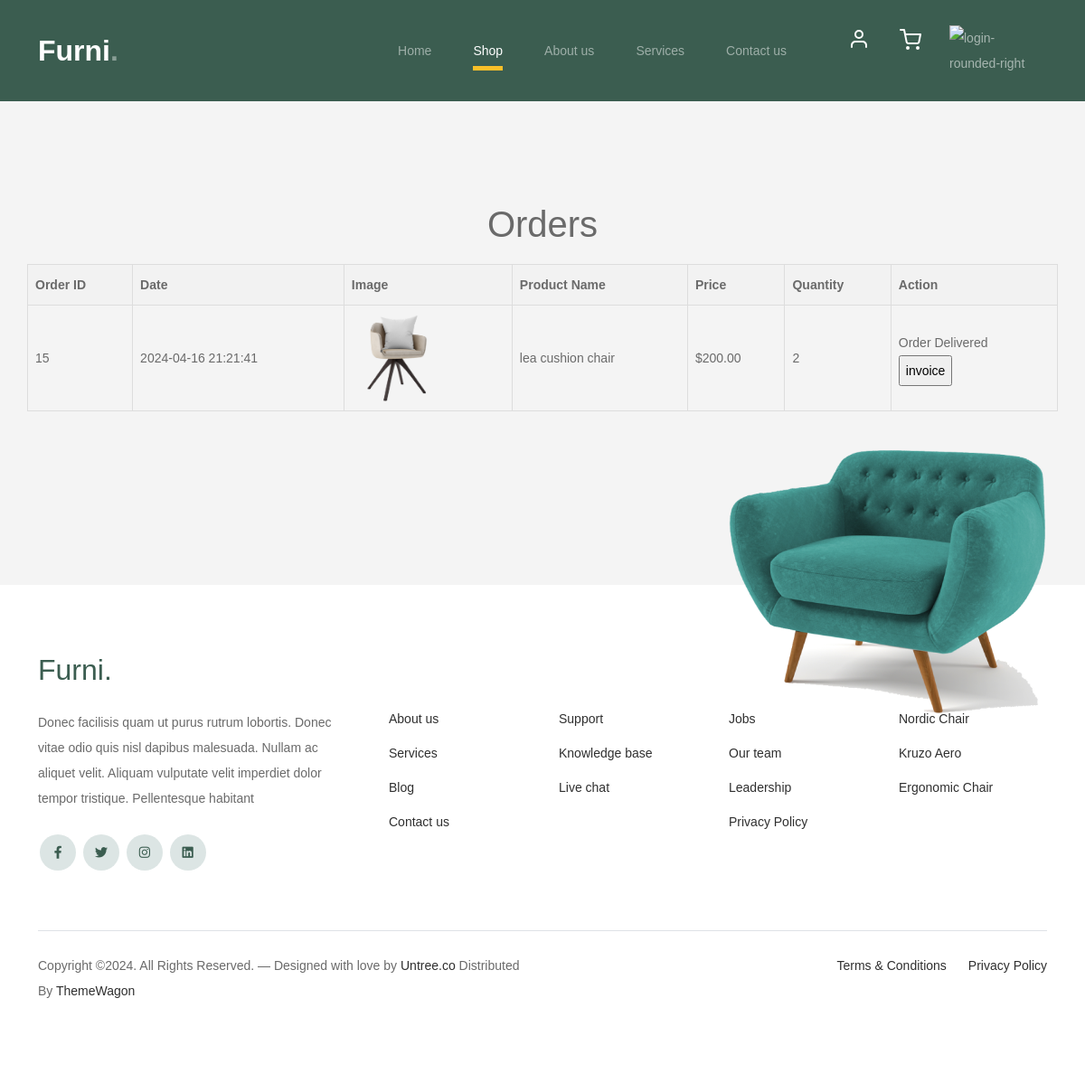
/user/dummy.php (signed in), run on the app's committed database.
### tables this page shows
CREATE TABLE `orders` (
  `order_id` int(11) NOT NULL,
  `user_id` int(11) DEFAULT NULL,
  `order_date` timestamp NOT NULL DEFAULT current_timestamp(),
  `total_price` decimal(10,2) DEFAULT NULL,
  `shipping_name` varchar(100) DEFAULT NULL,
  `shipping_email` varchar(100) DEFAULT NULL,
  `shipping_phone` varchar(20) DEFAULT NULL,
  `shipping_address` varchar(255) DEFAULT NULL,
  `shipping_state` varchar(50) DEFAULT NULL,
  `shipping_pincode` varchar(20) DEFAULT NULL,
  `payment_method` varchar(50) DEFAULT NULL
);

CREATE TABLE `products` (
  `product_id` int(11) NOT NULL,
  `product_name` varchar(255) NOT NULL,
  `product_description` text DEFAULT NULL,
  `product_price` decimal(10,2) NOT NULL,
  `product_image` varchar(256) NOT NULL
);

CREATE TABLE `order_items` (
  `order_item_id` int(11) NOT NULL,
  `order_id` int(11) DEFAULT NULL,
  `product_id` int(11) DEFAULT NULL,
  `quantity` int(11) DEFAULT NULL,
  `price` decimal(10,2) DEFAULT NULL
);

### user/dummy.php (the view, shortened to what this page needs)
<?php
                $conn = new mysqli("localhost", "alhad", "1234", "main");
                $user_id = $_SESSION['user_id'];
                $sql = "SELECT orders.order_id, orders.order_date, orders.total_price,
                            products.product_image, products.product_name, order_items.quantity,
                            delivery.delivered
                        FROM orders
                        LEFT JOIN order_items ON orders.order_id = order_items.order_id
                        LEFT JOIN products ON order_items.product_id = products.product_id
                        LEFT JOIN delivery ON orders.order_id = delivery.order_id
                        WHERE orders.user_id = $user_id";
                $result = $conn->query($sql);
                ?>
<!DOCTYPE html>
<html lang="en">
<head>
    <?php include('..\include\head.php');?>
</head>
<body>
    <?php include('..\include\header.php');?>
    <div class="untree_co-section product-section before-footer-section">
        <div class="container">
            <div class="row">
               <?php
                if ($result === false) {
                    echo "Error: " . $conn->error;
                } else {
                    if ($result->num_rows > 0) {
                        echo "<h1>Orders</h1>";
                        echo "<table>";
                        echo "<tr><th>Order ID</th><th>Date</th><th>Image</th><th>Product Name</th><th>Price</th><th>Quantity</th><th>Action</th></tr>";
                        while ($row = $result->fetch_assoc()) {
                            echo "<tr>";
                            echo "<td>" . $row['order_id'] . "</td>";
                            echo "<td>" . $row['order_date'] . "</td>";
                            echo "<td><img src='" . $row['product_image'] . "' alt='Product Image'></td>";
                            echo "<td>" . $row['product_name'] . "</td>";
                            echo "<td>$" . $row['total_price'] . "</td>";
                            echo "<td>" . $row['quantity'] . "</td>";
                            if ($row['delivered'] == 0) {
                                echo "<td><button onclick='cancelOrder(" . $row['order_id'] . ")'>Cancel Order</button></td>";
                            } else {
                              echo  "<td>Order Delivered <form action='' method='post'><input type='hidden' name='order_id' value='" . $row['order_id'] . "'><input type='submit' name='download_bill' value='invoice'></form></td>" ;
                            }
                            echo "</tr>";
                        }
                        echo "</table>";
                    } else {
                        echo "No orders found.";
                    }
                }
                ?>
            </div>
        </div>
    </div>
    <?php include('..\include\footer.php');?>
</body>
</html>

### css/style.css (style rules this page uses)
body { overflow-x: hidden; position: relative; }
body { font-family: "Inter", sans-serif; font-weight: 400; line-height: 28px; color: #6a6a6a; font-size: 14px; background-color: #eff2f1; }
.product-section { padding: 7rem 0; }
.before-footer-section { padding: 7rem 0 12rem 0 !important; }
.untree_co-section { padding: 7rem 0; }

### user/dummy.php (style rules this page uses)
body { font-family: Arial, sans-serif; background-color: #f4f4f4; padding: 0px; }
h1 { text-align: center; margin-bottom: 20px; }
table { width: 100%; border-collapse: collapse; margin-top: 20px; }
th, td { border: 1px solid #ddd; padding: 8px; text-align: left; }
th { background-color: #f2f2f2; }
img { max-width: 100px; height: auto; }

### data on the page
orders: order_id "15", order_date "2024-04-16 21:21:41", products.product_image (picture), products.product_name "lea cushion chair", total_price "200.00", order_items.quantity "2"
